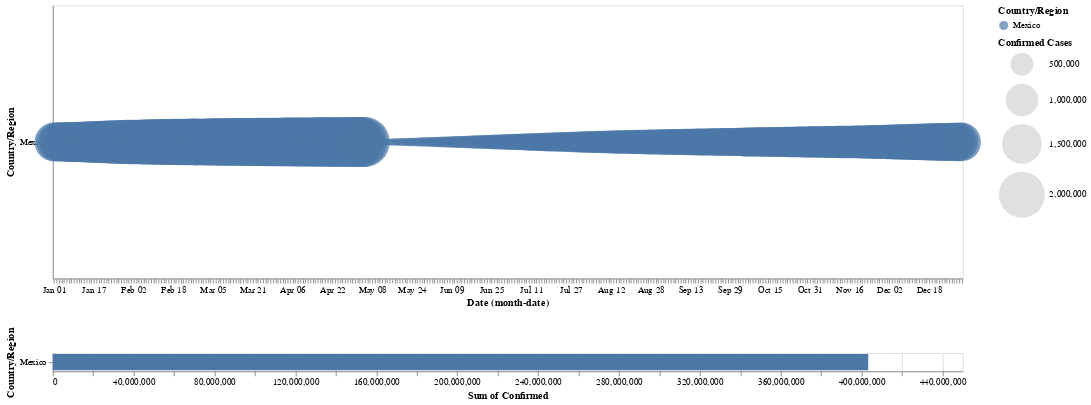

The notebook cell saved with this chart:
### Markdown cell above
### Confirmed cases time series in Mexico

### Code cell
circle & bars

### Figure 1 — Vega-Lite specification as saved in the notebook (floating-point values rounded to 4 significant figures; data arrays with more than 128 entries replaced by an {"elided": "..."} marker saying what was removed)
{"config": {"view": {"continuousWidth": 400, "continuousHeight": 300}}, "vconcat": [{"mark": "circle", "encoding": {"color": {"condition": {"type": "nominal", "field": "Country/Region", "selection": "selector001"}, "value": "lightgray"}, "size": {"type": "quantitative", "field": "Confirmed", "legend": {"title": "Confirmed Cases"}, "scale": {"range": [0, 3000]}}, "x": {"type": "ordinal", "field": "Date", "timeUnit": "monthdate"}, "y": {"type": "nominal", "field": "Country/Region"}}, "height": 300, "selection": {"selector001": {"type": "interval"}}, "width": 1000}, {"mark": "bar", "encoding": {"color": {"type": "nominal", "field": "Country/Region"}, "x": {"type": "quantitative", "aggregate": "sum", "field": "Confirmed"}, "y": {"type": "nominal", "field": "Country/Region"}}, "transform": [{"filter": {"selection": "selector001"}}], "width": 1000}], "data": {"name": "data-4a68bd070ae0b982fcc7b23d9b7f8525"}, "$schema": "https://vega.github.io/schema/vega-lite/v4.8.1.json", "datasets": {"data-4a68bd070ae0b982fcc7b23d9b7f8525": {"elided": "470 records"}}}
